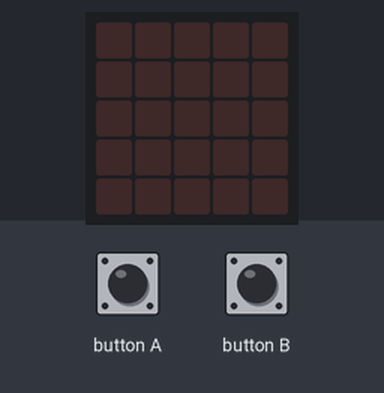
Bench run of a program on a simulated BBC micro:bit (MakeCode). Parts: the board's 5×5 LED display. Inputs (shaded band) come from the test bench.

Above: at 1.2 s.
1.3 s: button A pressed for 0.15 s
At 1.55 s:
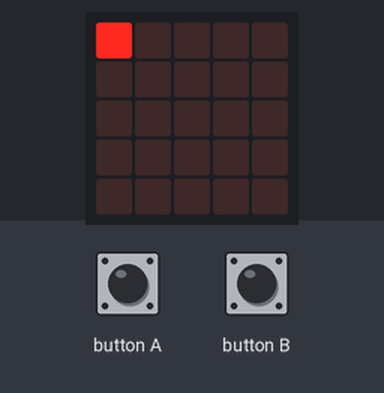
At 1.95 s:
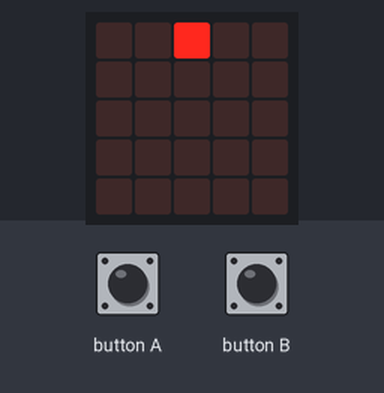
4.3 s: button B pressed for 0.15 s
At 4.65 s:
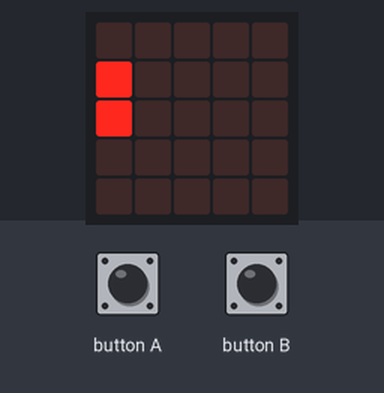
Timing chart, 0 to 7.3 s (numbered marks = the images above; inputs shaded):
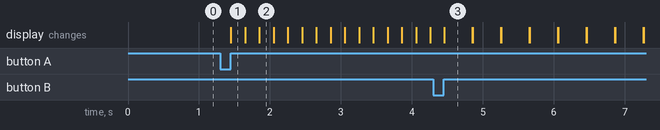

Measured:
- after the input at 1.3 s, the display: changes after 0.15 s (image 1)
- after the input at 4.3 s, the display: changes after 0.16 s (image 3)

The program:

main.ts
```typescript
// (licence header left out)
let sprite: game.LedSprite = null
let loopCounter = 0

//pressing a button to make it go clockwise
input.onButtonPressed(Button.A, function () {
    basic.clearScreen()
    sprite = game.createSprite(0, 0)

    // top row going left to right side
    loopCounter = 0
    while (loopCounter <= 4) {
        sprite.set(LedSpriteProperty.X, loopCounter)
        sprite.set(LedSpriteProperty.Y, 0)
        loopCounter = loopCounter + 1
        basic.pause(200)
    }

    // next one going top to bottom
    loopCounter = 1
    while (loopCounter <= 4) {
        sprite.set(LedSpriteProperty.X, 4)
        sprite.set(LedSpriteProperty.Y, loopCounter)
        loopCounter = loopCounter + 1
        basic.pause(200)
    }

    // bottom row
    loopCounter = 3
    while (loopCounter >= 0) {
        sprite.set(LedSpriteProperty.X, loopCounter)
        sprite.set(LedSpriteProperty.Y, 4)
        loopCounter = loopCounter - 1
        basic.pause(200)
    }

    // bottom to top
    loopCounter = 3
    while (loopCounter >= 1) {
        sprite.set(LedSpriteProperty.X, 0)
        sprite.set(LedSpriteProperty.Y, loopCounter)
        loopCounter = loopCounter - 1
        basic.pause(200)
    }

    sprite.delete()
})

// a button
input.onButtonPressed(Button.B, function () {
    basic.clearScreen()
    sprite = game.createSprite(0, 0)

    // left column (top → bottom)
    loopCounter = 0
    while (loopCounter <= 4) {
        sprite.set(LedSpriteProperty.X, 0)
        sprite.set(LedSpriteProperty.Y, loopCounter)
        loopCounter = loopCounter + 1
        basic.pause(200)
    }

    // bottom row (left → right)
    loopCounter = 1
    while (loopCounter <= 4) {
        sprite.set(LedSpriteProperty.X, loopCounter)
        sprite.set(LedSpriteProperty.Y, 4)
        loopCounter = loopCounter + 1
        basic.pause(200)
    }

    // right column (bottom → top)
    loopCounter = 3
    while (loopCounter >= 0) {
        sprite.set(LedSpriteProperty.X, 4)
        sprite.set(LedSpriteProperty.Y, loopCounter)
        loopCounter = loopCounter - 1
        basic.pause(200)
    }

    // top row (right → left)
    loopCounter = 3
    while (loopCounter >= 1) {
        sprite.set(LedSpriteProperty.X, loopCounter)
        sprite.set(LedSpriteProperty.Y, 0)
        loopCounter = loopCounter - 1
        basic.pause(200)
    }

    sprite.delete()
})
```
